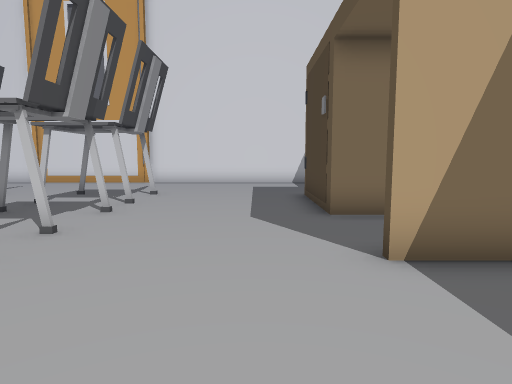
view 1 (above)

19 first-person views from a walk through a scene from a Unity 3-D project. The camera is 1.2 m above the floor, tilts 6° down and sees 75° across. The floor is counted in squares, 1 m on a side. Each view is taken from the middle of a square. On the plan, view 1 faces up. The plan holds only what a view shows up to about 14 squares ahead; the rest is blank.

view 2
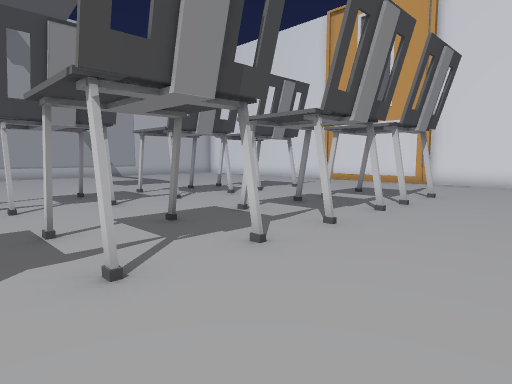

view 3
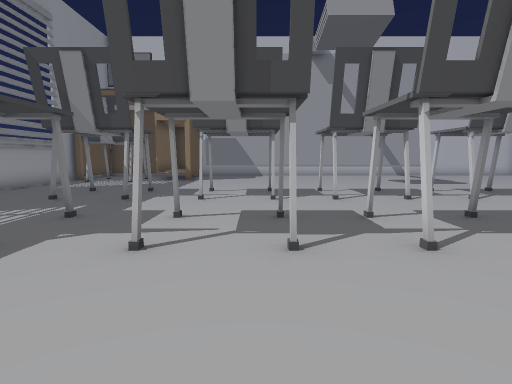

view 4
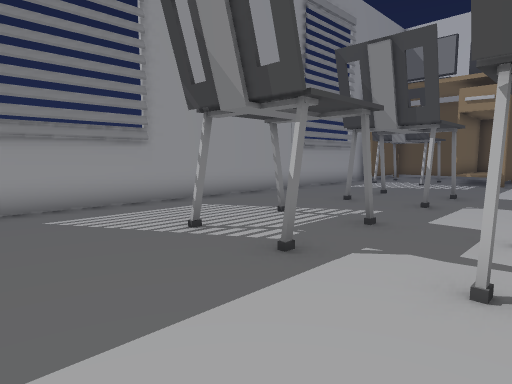

view 5
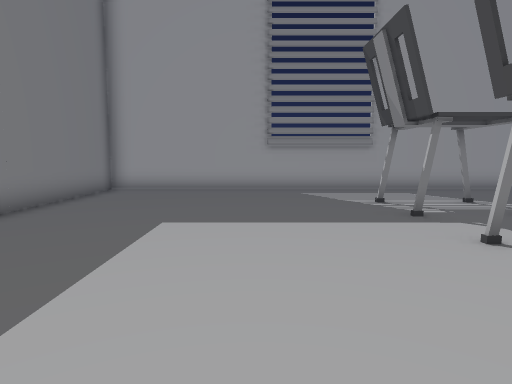

view 6
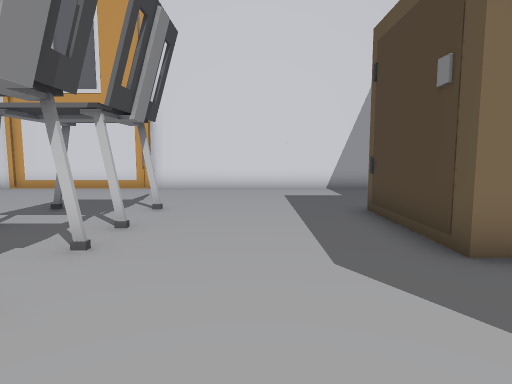

view 7
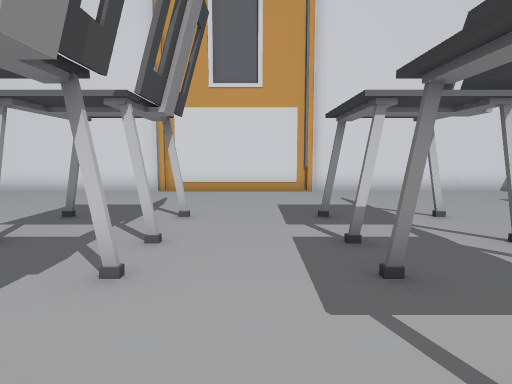

view 8
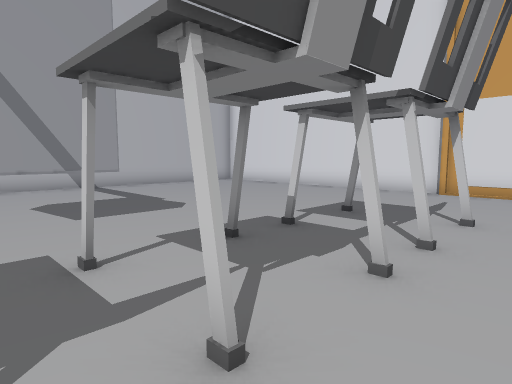

view 9
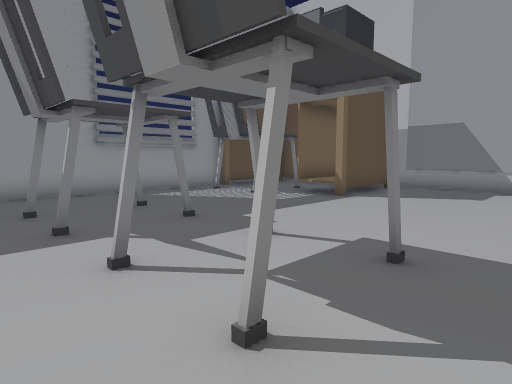

view 10
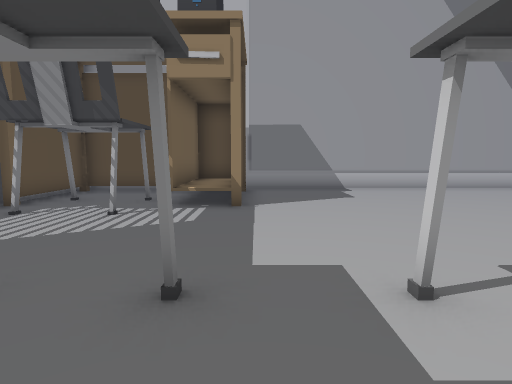

view 11
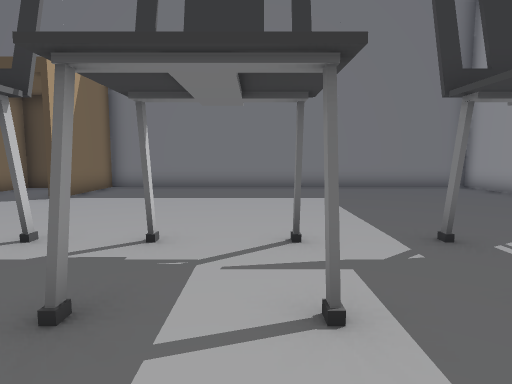

view 12
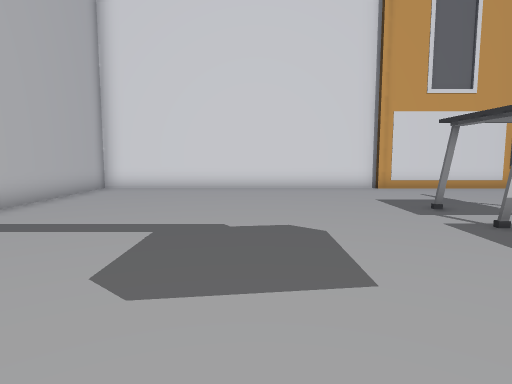

view 13
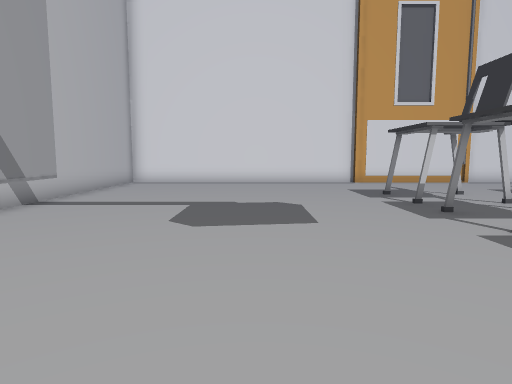

view 14
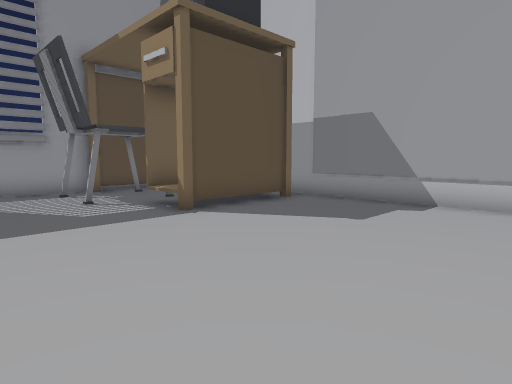

view 15
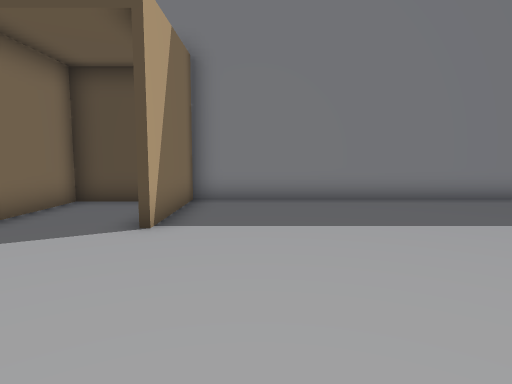

view 16
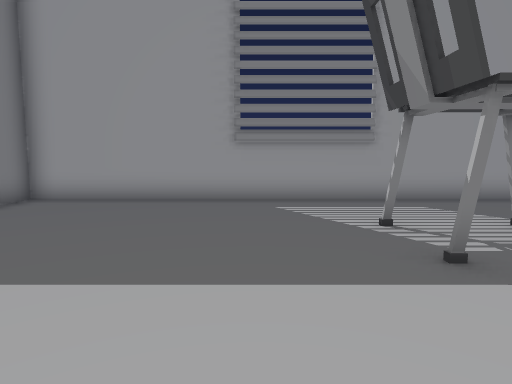

view 17
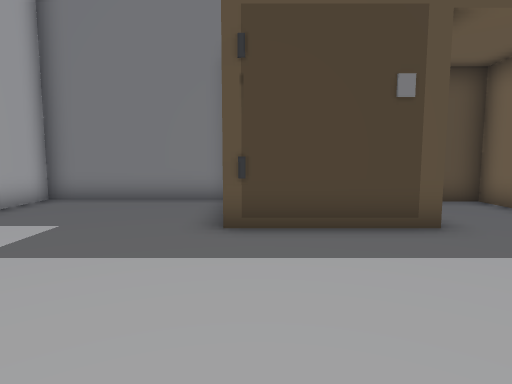

view 18
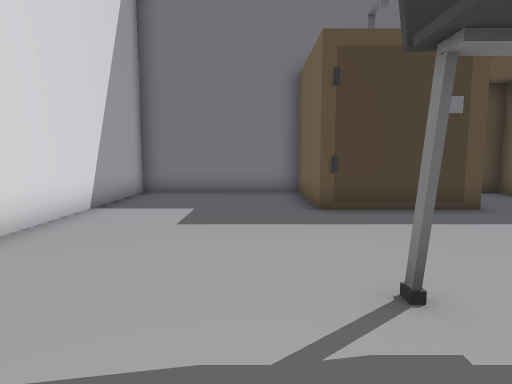

view 19
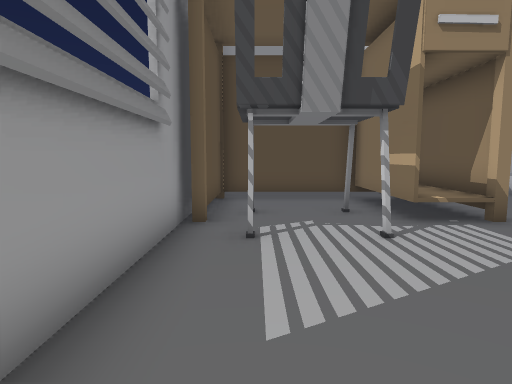

### Floor plan
Key: @ floor where view 1 was taken; # wall or solid block; . main floor; : floor 0.5 m higher than the main floor; / step, stairs or slope; C chair; T table.
Columns run from 21 left of view 1 to 6 right of it. Each row starts with its distance up from view 1.
 16 ############################
 15 #..........................#
 14 #..........................#
 13 #..........................#
 12 #..........................#
 11 #.........#.#...#..........#
 10 #......................#####
  9 #.........C.C...C.C....#
  8 #......................#
  7 #.........C.C...C.C....####
  6 #.........................#
  5 #.........C.C...C.C.......#
  4 #......................#####
  3 #.........C.C...C.C........#
  2 #..........................#
  1 #.........C.C...C.C........#
  0 #....................@.....#
 -1 #..........................#
 -2 #..........................#
 -3 #.........C.C...C..........#
 -4 #TTTTT.....................#
 -5 #T:::/....#.#...#..........#
 -6  TTTTT.....................#
 -7  T..C.C...C.C...C.C........#
 -8  T.........................#
 -9  T..C.C....................#
-10  ##########......####......#
-11           ########  ########

Positions as (right, up) in squares from view 1, and headings:
1: (0, 0), facing up
2: (0, 0), facing up-left
3: (1, -1), facing left
4: (0, -2), facing down-left
5: (0, 2), facing down
6: (-1, 3), facing up
7: (-7, 4), facing up
8: (-7, 4), facing up-left
9: (-7, 1), facing down-left
10: (-8, -4), facing left
11: (-8, -2), facing right
12: (-15, 3), facing up
13: (-15, 0), facing up
14: (-12, 2), facing down-left
15: (-4, 2), facing right
16: (-1, -1), facing down
17: (-4, 10), facing right
18: (-6, 12), facing right
19: (-10, -9), facing left
